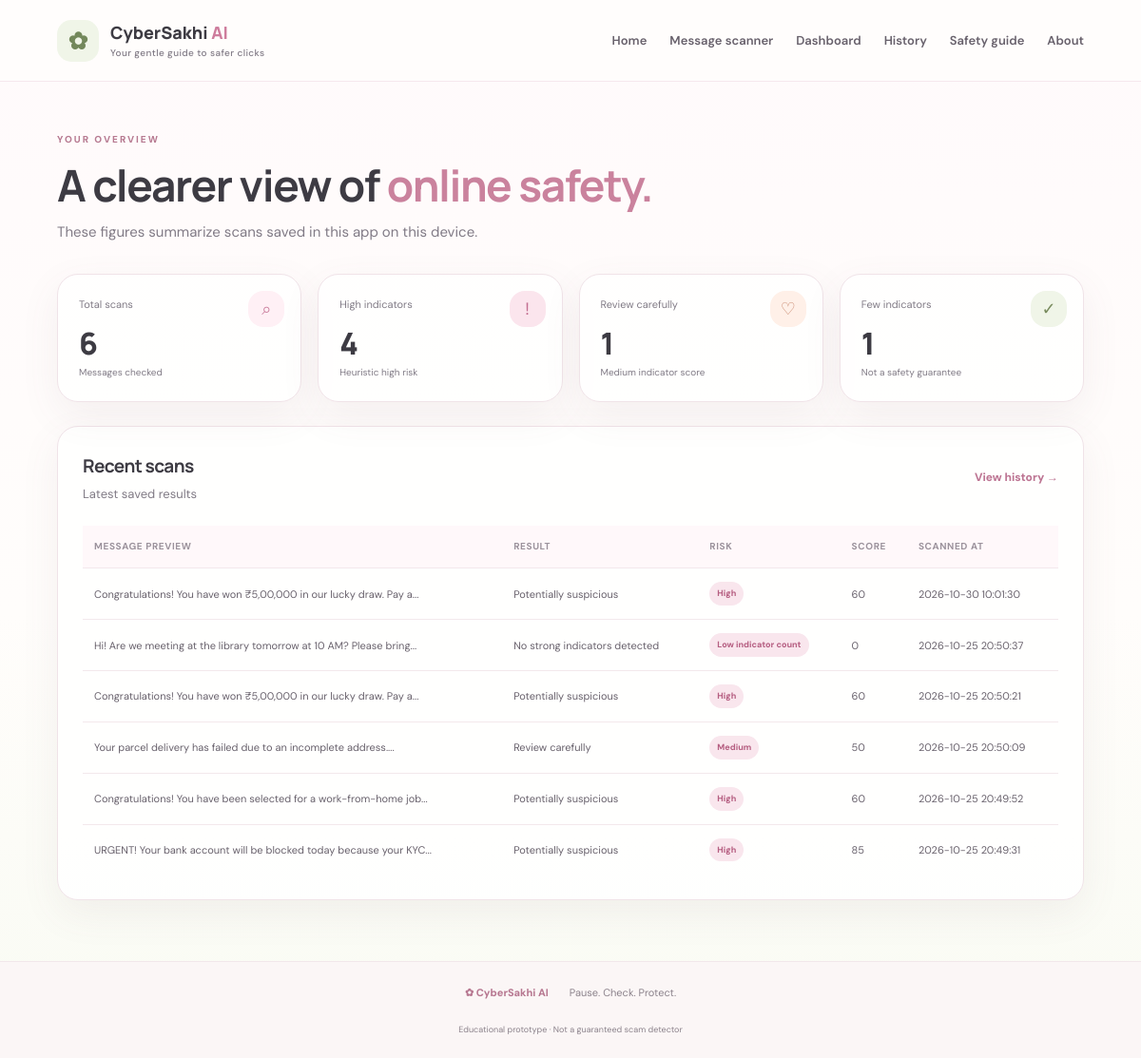
/dashboard, run on the app's committed database.
### tables this page shows
CREATE TABLE scans (
                id INTEGER PRIMARY KEY AUTOINCREMENT,
                message TEXT NOT NULL,
                prediction TEXT NOT NULL,
                risk TEXT NOT NULL,
                score INTEGER NOT NULL,
                created_at TEXT NOT NULL
            );

### app.py (the view)
@app.route("/dashboard")
def dashboard():
    return render_template("dashboard.html", stats=get_stats(), scans=get_recent_scans(10))

### database/db.py (called while the page is built)
def _connect():
    conn = sqlite3.connect(current_app.config["DATABASE_PATH"])
    conn.row_factory = sqlite3.Row
    return conn

def get_recent_scans(limit=10):
    with _connect() as conn:
        rows = conn.execute(
            "SELECT id, message, prediction, risk, score, created_at FROM scans ORDER BY id DESC LIMIT ?",
            (limit,)
        ).fetchall()
        return [dict(row) for row in rows]

def get_stats():
    with _connect() as conn:
        total = conn.execute("SELECT COUNT(*) FROM scans").fetchone()[0]
        high = conn.execute("SELECT COUNT(*) FROM scans WHERE risk = 'High'").fetchone()[0]
        medium = conn.execute("SELECT COUNT(*) FROM scans WHERE risk = 'Medium'").fetchone()[0]
        low = conn.execute("SELECT COUNT(*) FROM scans WHERE risk = 'Low indicator count'").fetchone()[0]
    return {"total": total, "high": high, "medium": medium, "low": low}

### templates/dashboard.html (shortened to what this page needs)
{% extends "base.html" %}
{% block content %}
<section class="page-intro"><span class="eyebrow">YOUR OVERVIEW</span><h1>A clearer view of <span>online safety.</span></h1><p>These figures summarize scans saved in this app on this device.</p></section>
<section class="stats-grid">
  <article class="stat-card"><span class="stat-label">Total scans</span><strong>{{ stats.total }}</strong><span class="stat-foot">Messages checked</span><div class="stat-icon pink">⌕</div></article>
  <article class="stat-card"><span class="stat-label">High indicators</span><strong>{{ stats.high }}</strong><span class="stat-foot">Heuristic high risk</span><div class="stat-icon rose">!</div></article>
  <article class="stat-card"><span class="stat-label">Review carefully</span><strong>{{ stats.medium }}</strong><span class="stat-foot">Medium indicator score</span><div class="stat-icon peach">♡</div></article>
  <article class="stat-card"><span class="stat-label">Few indicators</span><strong>{{ stats.low }}</strong><span class="stat-foot">Not a safety guarantee</span><div class="stat-icon green">✓</div></article>
</section>
<section class="panel table-panel"><div class="panel-title"><div><h2>Recent scans</h2><p>Latest saved results</p></div><a class="text-link" href="{{ url_for('history') }}">View history →</a></div>
{% if scans %}<div class="table-scroll"><table><thead><tr><th>Message preview</th><th>Result</th><th>Risk</th><th>Score</th><th>Scanned at</th></tr></thead><tbody>{% for scan in scans %}<tr><td>{{ scan.message|truncate(70) }}</td><td>{{ scan.prediction }}</td><td><span class="table-badge">{{ scan.risk }}</span></td><td>{{ scan.score }}</td><td>{{ scan.created_at }}</td></tr>{% endfor %}</tbody></table></div>{% else %}<div class="empty-state large"><div>✿</div><h3>Your dashboard is ready</h3><p>Scan your first message to see your stats here.</p><a class="btn btn-primary" href="{{ url_for('scanner') }}">Scan a message</a></div>{% endif %}</section>
{% endblock %}

### templates/base.html (shortened to what this page needs)
<!doctype html>
<html lang="en">
<head>
  <link rel="stylesheet" href="{{ url_for('static', filename='css/style.css') }}">
</head>
<body>
  <header class="topbar">
    <a class="brand" href="{{ url_for('index') }}"><span class="brand-icon">✿</span><span>CyberSakhi <em>AI</em><small>Your gentle guide to safer clicks</small></span></a>
    <nav class="nav-links">
      <a href="{{ url_for('index') }}">Home</a>
      <a href="{{ url_for('scanner') }}">Message scanner</a>
      <a href="{{ url_for('dashboard') }}">Dashboard</a>
      <a href="{{ url_for('history') }}">History</a>
      <a href="{{ url_for('safety') }}">Safety guide</a>
      <a href="{{ url_for('about') }}">About</a>
    </nav>
  </header>
  <main class="page-wrap">
    {% block content %}{% endblock %}
  </main>
  <footer class="footer"><span>✿ CyberSakhi AI</span><span>Pause. Check. Protect.</span><small>Educational prototype · Not a guaranteed scam detector</small></footer>
</body>
</html>

### static/css/style.css (style rules this page uses)
:root { --pista:#dce8c8;--pista-dark:#73885b;--pista-soft:#f0f5e8;--baby:#f7dce8;--pink:#f4c6d8;--light-pink:#fff0f5;--rose:#d77f9f;--ink:#3d3b43;--muted:#817b86;--paper:#fffdfc;--line:#f0e3e8;--shadow:0 14px 42px rgba(111,83,99,.08);--radius:22px }
* { box-sizing:border-box }
html { scroll-behavior:smooth }
body { margin:0;background:linear-gradient(180deg,#fffafb 0%,#fffdfb 58%,#f9fbf3 100%);color:var(--ink);font-family:'DM Sans',sans-serif;font-size:15px;line-height:1.65 }
a { color:inherit;text-decoration:none }
.topbar { height:auto;min-height:86px;display:flex;align-items:center;justify-content:space-between;gap:24px;padding:16px clamp(20px,5vw,76px);background:rgba(255,253,252,.92);border-bottom:1px solid #f6e8ed;position:sticky;top:0;z-index:20;backdrop-filter:blur(12px) }
.brand { display:flex;align-items:center;gap:12px;font-family:Manrope,sans-serif;font-size:18px;font-weight:800;line-height:1.25;white-space:nowrap }
.brand em { color:#ce7d9d;font-style:normal }
.brand small { display:block;font:500 10px 'DM Sans',sans-serif;color:var(--muted);letter-spacing:.4px;margin-top:4px }
.brand-icon { display:grid;place-items:center;width:44px;height:44px;border-radius:15px;background:var(--pista-soft);color:var(--pista-dark);font-size:25px }
.nav-links { display:flex;align-items:center;gap:clamp(12px,2vw,27px) }
.nav-links a { font-size:13px;color:#68616c;font-weight:600;transition:.2s }
.page-wrap { width:min(1180px,90%);margin:0 auto;min-height:calc(100vh - 180px);padding:42px 0 64px }
.eyebrow { font-size:10px;font-weight:800;letter-spacing:2px;color:#b77a91 }
.hero h1,.page-intro h1 { font-family:Manrope,sans-serif;font-size:clamp(36px,5vw,60px);line-height:1.13;letter-spacing:-2px;margin:17px 0 }
.hero h1 span,.page-intro h1 span { color:#ca829d }
.section-heading h2,.panel h2 { font-family:Manrope,sans-serif;letter-spacing:-.6px }
.section-heading p,.panel-title p { color:var(--muted);margin:0;font-size:13px }
.feature-card,.panel,.stat-card { background:rgba(255,255,255,.88);border:1px solid var(--line);border-radius:var(--radius);box-shadow:var(--shadow) }
.feature-icon,.stat-icon { display:grid;place-items:center;width:48px;height:48px;border-radius:16px;font-size:23px }
.pink { background:var(--light-pink);color:#c87898 }
.green { background:var(--pista-soft);color:#788b5d }
.peach { background:#fff0e8;color:#c88970 }
.rose { background:#fbe5ed;color:#c36f91 }
.feature-card>a,.text-link { font-size:12px;font-weight:800;color:#bd7593 }
.page-intro { margin:5px 0 32px }
.page-intro h1 { font-size:clamp(31px,4vw,46px);letter-spacing:-1.4px;margin:11px 0 }
.page-intro p { max-width:700px;color:var(--muted);margin:0 }
.panel { padding:27px }
.panel-title { display:flex;align-items:center;justify-content:space-between;gap:15px;margin-bottom:22px }
.panel-title>div,.panel-title .panel-title-text { min-width:0 }
.panel-title h2 { font-size:19px;margin:0 0 3px }
.risk-badge,.table-badge { display:inline-block;border-radius:20px;padding:7px 12px;background:#f9e6ed;color:#b65f82;font-size:11px;font-weight:800 }
.stats-grid { display:grid;grid-template-columns:repeat(4,1fr);gap:17px;margin-bottom:25px }
.stat-card { position:relative;padding:22px;overflow:hidden }
.stat-label,.stat-foot { display:block;font-size:11px;color:var(--muted) }
.stat-card>strong { display:block;font:800 32px Manrope,sans-serif;margin:9px 0 1px }
.stat-foot { font-size:10px }
.stat-icon { position:absolute;right:17px;top:17px;width:38px;height:38px;font-size:18px }
.table-panel { padding:26px }
.table-scroll { overflow-x:auto }
table { border-collapse:collapse;width:100%;min-width:650px;text-align:left }
th { font-size:10px;letter-spacing:.6px;text-transform:uppercase;color:#9b929c;background:#fff8fa }
th,td { padding:14px 12px;border-bottom:1px solid #f3e8ec }
td { font-size:11px;color:#68616c }
tr:last-child td { border-bottom:0 }
.table-badge { font-size:9px;padding:5px 8px }
.footer { display:flex;align-items:center;justify-content:center;gap:22px;flex-wrap:wrap;padding:23px 20px;background:#fbf6f6;border-top:1px solid #f2e7eb;color:#8b828b;font-size:11px }
.footer span:first-child { font-weight:800;color:#b77891 }
.footer small { width:100%;text-align:center;font-size:9px }

### data on the page
scans: message "Congratulations! You have won ₹5,00,000 in our lucky draw. Pay a...", prediction "Potentially suspicious", risk "High", score "60", created_at "2026-10-30 10:01:30"
scans: message "Hi! Are we meeting at the library tomorrow at 10 AM? Please bring...", prediction "No strong indicators detected", risk "Low indicator count", score "0", created_at "2026-10-25 20:50:37"
scans: message "Congratulations! You have won ₹5,00,000 in our lucky draw. Pay a...", prediction "Potentially suspicious", risk "High", score "60", created_at "2026-10-25 20:50:21"
scans: message "Your parcel delivery has failed due to an incomplete address....", prediction "Review carefully", risk "Medium", score "50", created_at "2026-10-25 20:50:09"
scans: message "Congratulations! You have been selected for a work-from-home job...", prediction "Potentially suspicious", risk "High", score "60", created_at "2026-10-25 20:49:52"
scans: message "URGENT! Your bank account will be blocked today because your KYC...", prediction "Potentially suspicious", risk "High", score "85", created_at "2026-10-25 20:49:31"

### other printed values
{{ stats.total }} "6"
{{ stats.high }} "4"
{{ stats.medium }} "1"
{{ stats.low }} "1"
